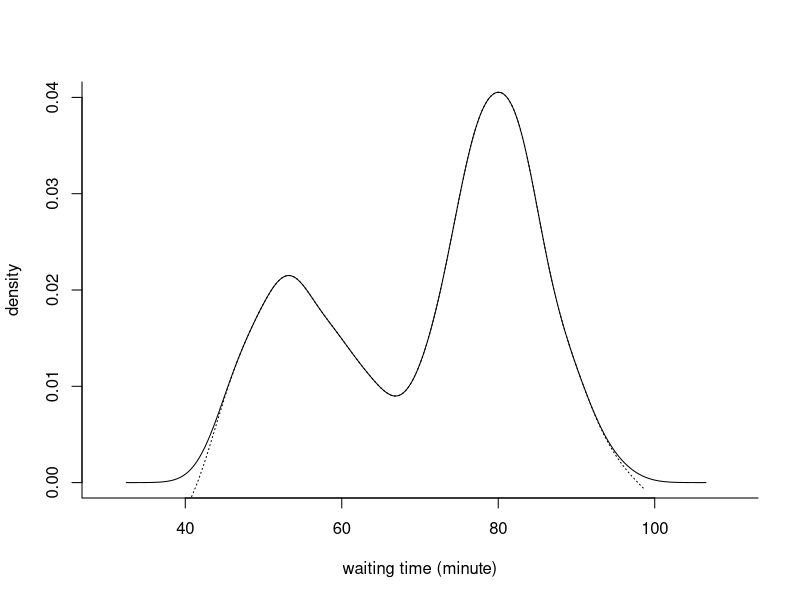
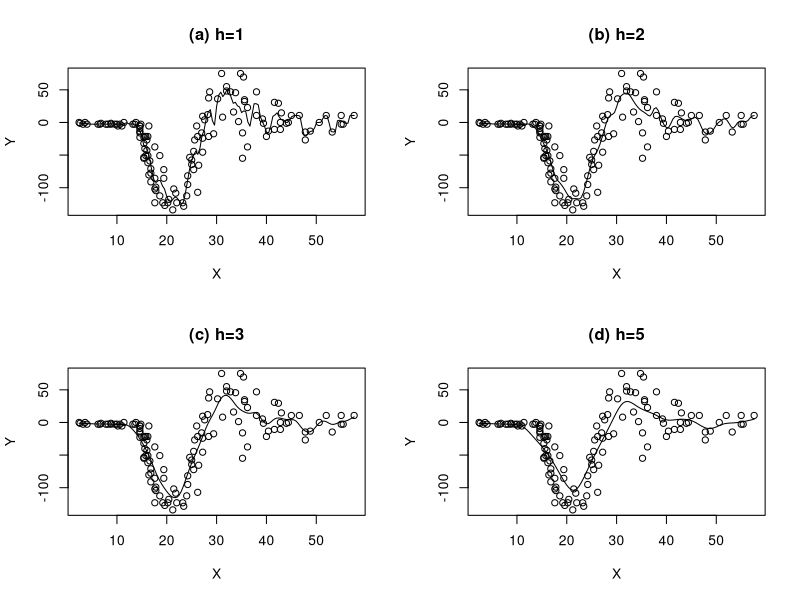
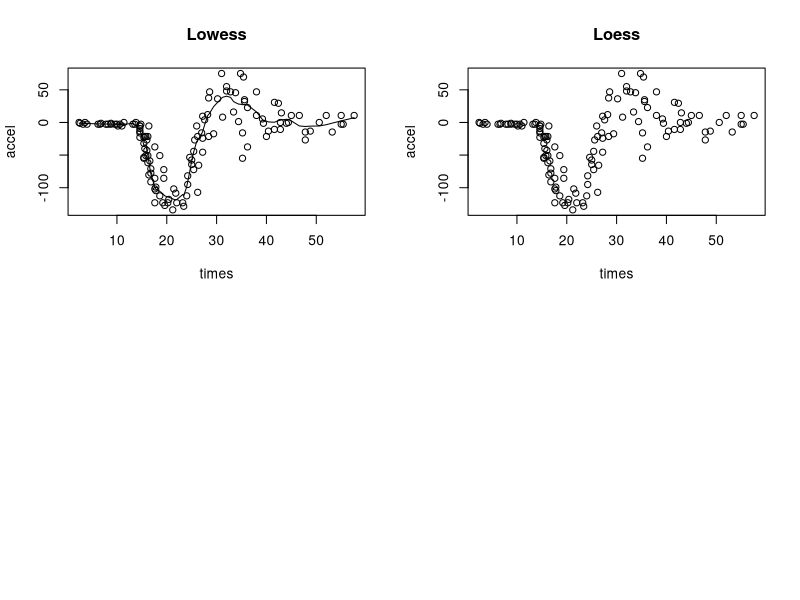

Here is the R script that generated these plots, in order: (Note: this script raises an error after producing the figures.)
# 非参数密度估计和非参数回归简介

# 9.1非参数密度估计
library(KernSmooth)
x <- faithful$waiting
plot(x=c(30, 110), y=c(0, 0.04), type="n", bty="l",
     xlab="waiting time (minute)", ylab="density")
lines(bkde(x, bandwidth = dpik(x)))
lines(locpoly(x, bandwidth = dpik(x)), lty=3)

# 9.2非参数回归
# pic9.8
library(MASS)
par(mfrow=c(2,2))
X <- mcycle[, 1]
Y <- mcycle[, 2]
bw <- list("(a) h=1", "(b) h=2", "(c) h=3", "(d) h=5")
plot(X,Y,main=bw[[1]]);lines(ksmooth(X,Y,"normal", bandwidth = 1))
plot(X,Y,main=bw[[2]]);lines(ksmooth(X,Y,"normal", bandwidth = 2))
plot(X,Y,main=bw[[3]]);lines(ksmooth(X,Y,"normal", bandwidth = 3))
plot(X,Y,main=bw[[4]]);lines(ksmooth(X,Y,"normal", bandwidth = 5))

# pic9.9
par(mfrow=c(2,2))
library(MASS)
attach(mcycle)
X = mcycle[, 1]
Y = mcycle[, 2]
par(mfrow=c(2,2))
plot(accel~times, mcycle, main="Lowess")
lines(lowess(mcycle, f=.1))

# 这里和书上不太一致
a = loess(accel~times, mcycle, span=0.15)
plot(accel~times, mcycle, main="Loess")
lines(times, b$fit)

plot(accel~times, mcycle, main="Friedman's SuperSmoother")
lines(supsmu(X, Y))
plot(accel~times, mcycle, main="Smoothing Spline")
lines(ksmooth(X, Y, "normal", bandwidth = 2))
